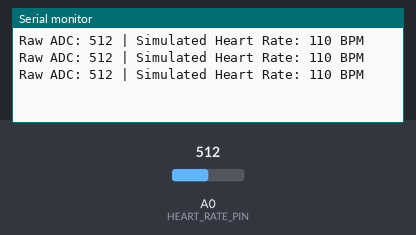
Bench run of a sketch on a simulated Arduino Uno, built with avr-gcc and run on an emulated ATmega328P. Parts: the last lines printed to the serial monitor. The test bench sets the inputs (shaded band); at power-on: A0 (HEART_RATE_PIN) = 512.

Above: at 1.3 s.
1.4 s: A0 (HEART_RATE_PIN) set to 716
At 1.9 s:
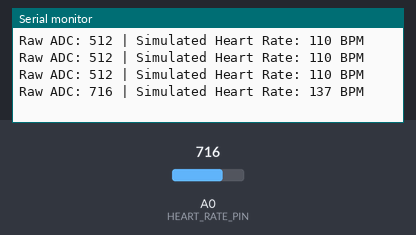
2.9 s: A0 (HEART_RATE_PIN) set to 900
At 3.4 s:
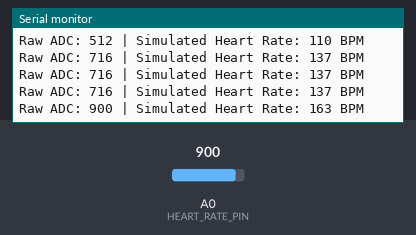
Timing chart, 0 to 5.9 s (numbered marks = the images above; inputs shaded):
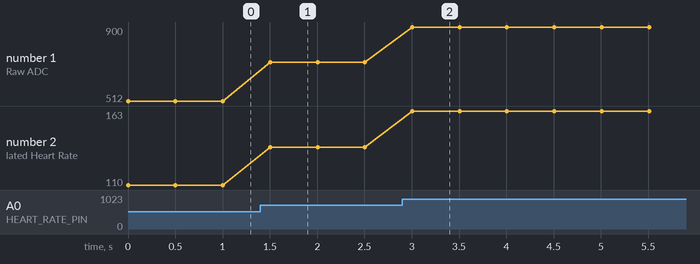

Measured:
- after the input at 1.4 s, the serial monitor: prints a new line after 0.10 s (image 1)
- after the input at 2.9 s, the serial monitor: prints a new line after 0.11 s (image 2)
- plotted number 1: 512 → 716 after the input at 1.4 s, 716 → 900 after the input at 2.9 s
- plotted number 2: 110 → 137 after the input at 1.4 s, 137 → 163 after the input at 2.9 s

The sketch:

day1_heart_rate_test.ino
```cpp
// Smart Assisted-Care Hospital Bed
// Day 1: first sensing path
// Simulated input only — not a medical measurement.

const int HEART_RATE_PIN = A0;

void setup() {
  Serial.begin(115200);
}

void loop() {
  int rawValue = analogRead(HEART_RATE_PIN);

  // Demonstration mapping only:
  // raw ADC 0..1023 -> simulated heart rate 40..180 BPM
  int heartRateBPM = map(rawValue, 0, 1023, 40, 180);

  Serial.print("Raw ADC: ");
  Serial.print(rawValue);
  Serial.print(" | Simulated Heart Rate: ");
  Serial.print(heartRateBPM);
  Serial.println(" BPM");

  delay(500);
}
```
